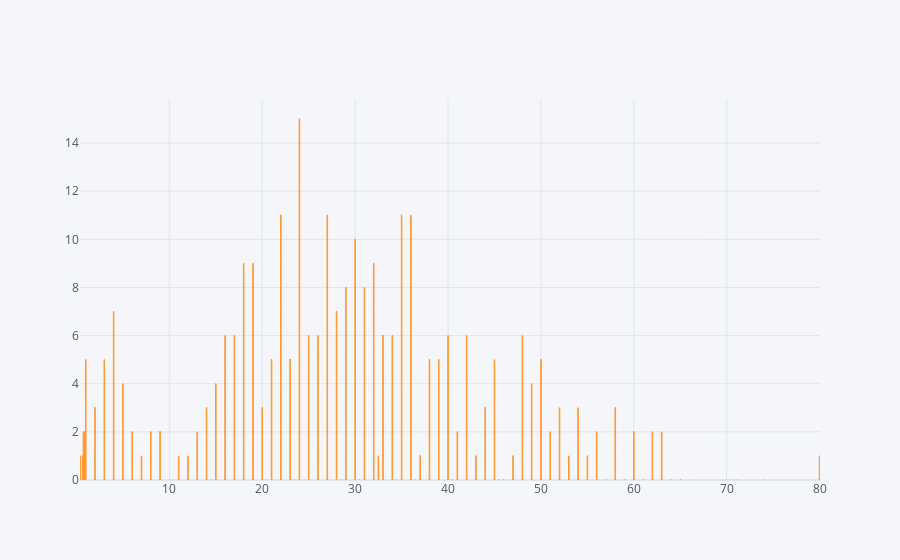

The code cell stored with this chart in its notebook:
### Code cell
train.iplot(kind='bar',x='Age',y='Survived')

### Figure 1 — Plotly figure (JSON) as saved in the notebook; plotly's stock layout.template omitted (floating-point values rounded to 4 significant figures; data arrays with more than 128 entries replaced by an {"elided": "..."} marker saying what was removed)
{"data": [{"marker": {"color": "rgba(255, 153, 51, 0.6)", "line": {"color": "rgba(255, 153, 51, 1.0)", "width": 1}}, "name": "Survived", "orientation": "v", "text": "", "type": "bar", "x": {"elided": "891 float values"}, "y": {"elided": "891 int values"}}], "layout": {"legend": {"bgcolor": "#F5F6F9", "font": {"color": "#4D5663"}}, "paper_bgcolor": "#F5F6F9", "plot_bgcolor": "#F5F6F9", "title": {"font": {"color": "#4D5663"}}, "xaxis": {"gridcolor": "#E1E5ED", "showgrid": true, "tickfont": {"color": "#4D5663"}, "title": {"font": {"color": "#4D5663"}, "text": ""}, "zerolinecolor": "#E1E5ED"}, "yaxis": {"gridcolor": "#E1E5ED", "showgrid": true, "tickfont": {"color": "#4D5663"}, "title": {"font": {"color": "#4D5663"}, "text": ""}, "zerolinecolor": "#E1E5ED"}}}
